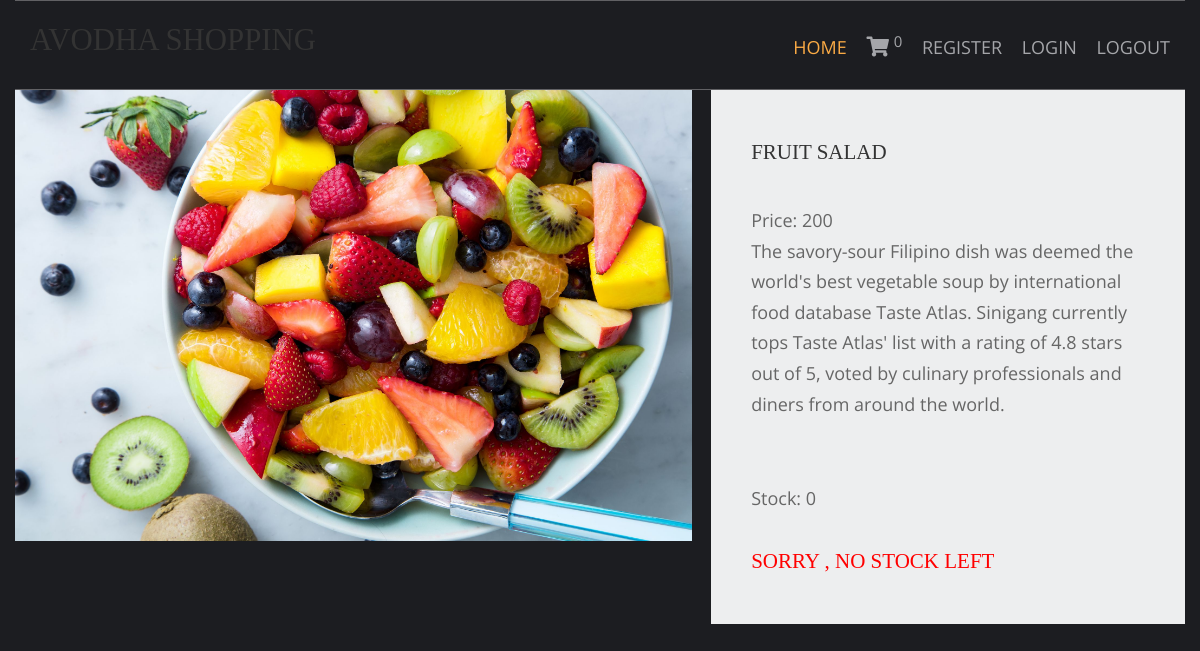
Screenshot of /fruit-recipes/fruit-salad with the database file from the repository.
### shop/models.py (models this page shows, shortened)
class products(models.Model):
    name = models.CharField(max_length=250, unique=True)
    slug = models.SlugField(max_length=250, unique=True)
    img = models.ImageField(upload_to='products')
    desc = models.TextField()
    stock = models.IntegerField()
    price = models.IntegerField()
    available = models.BooleanField()
    category = models.ForeignKey(categ,on_delete=models.CASCADE)
    class Meta:
        ordering = ('name',)
        verbose_name='product'
        verbose_name_plural='products'

### shop/views.py (the view)
# urls.py: path('<slug:c_slug>/<slug:products_slug>',views.prodDetails,name='details'),
def prodDetails(request,c_slug,products_slug):
    try:
        prod=products.objects.get(category__slug=c_slug,slug=products_slug)
    except exception as e:
        raise e
    return render(request,'item.html',{'pr':prod})

### cart/context_processor.py (called while the page is built)
def count(request):
    item_count=0
    if 'admin' in request.path:
        return{}
    else:
        try:
            ct=cartlist.objects.filter(cart_id=c_id(request))
            cti=items.objects.all().filter(cart=ct[:1])
            for c in cti:
                item_count+=c.quan
        except cartlist.DoesNotExists:
            item_count=0
        return dict(itc=item_count)

### cart/views.py (called while the page is built)
def c_id(request):
    ct_id = request.session.session_key
    if not ct_id:
        ct_id = request.session.create()
    return ct_id

### templates/item.html (shortened to what this page needs)
{% extends 'base.html' %}
{% load static %}
{% block content %}
<html lang="en">
<head>
    <link href="{% static 'pr/fontawesome/css/all.min.css' %}" rel="stylesheet" />
    <link href="{% static 'pr/css/templatemo-comparto.css' %}" rel="stylesheet" />
</head>
<body>
        <section class="tm-mb-1" id="about">
            <div class="tm-row tm-about-row">
                <div class="tm-section-1-l">
                    <img src="{{pr.img.url}}" alt="About image" class="tm-img-responsive">
                </div>
                <article class="tm-section-1-r tm-bg-color-8">
                    <h2 class="tm-mb-2 tm-title-color">{{pr.name}}</h2>
                    <p>Price: {{pr.price}} <br> {{pr.desc}}</p><br>
                    <p>Stock: {{pr.stock}}</p>
{% if pr.stock <= 0 %}
                    <h2 style="color:red">Sorry , no stock left</h2>
                    {% else %}
                    <a href="{% url 'addcart' pr.id %} " class="tm-btn tm-btn-1 tm-link-to-services">Add to Cart</a>
{% endif %}
                </article>
            </div>
        </section>
</body>
</html>
{% endblock %}

### templates/base.html (shortened to what this page needs)
{% load static %}
<html lang="">
<head>
<link href="{% static 'hm/layout/styles/layout.css' %}" rel="stylesheet" type="text/css" media="all">
</head>
<body id="top">
  <div class="wrapper row1">
    <header id="header" class="hoc clear">
      <div id="logo" class="fl_left">
        <h1><a href="/">AVODHA SHOPPING</a></h1>
      </div>
      <nav id="mainav" class="fl_right">
        <ul class="clear">
          <li class="active"><a href="/">Home</a></li>
          <li><a class="active" href="{% url 'cartDetails' %}"><i class="fa fa-shopping-cart" style="font-size:20px"></i>&nbsp;<sup style="font-size:15px">{{itc}}</sup></a></li>
          <li><a class="active" href="#">Register</a></li>
          <li><a class="active" href="#">Login</a></li>
          <li><a class="active" href="#">Logout</a></li>
                  </ul>
      </nav>
    </header>
  </div>
{% block content %}
{% endblock %}
</body>
</html>

### static/hm/layout/styles/layout.css (style rules this page uses)
.row1 { border:solid; border-width:1px 0; }
#header #logo { margin:22px 0 0 0; }
#header #logo h1 { margin:0; padding:0; font-size:2.2rem; text-transform:uppercase; }
*, *::before, *::after { transition:all .3s ease-in-out; }
nav ul, nav ol { margin:0; padding:0; list-style:none; }
#mainav, #breadcrumb, .sidebar nav { line-height:normal; }
#mainav ul { text-transform:uppercase; }
#mainav li { display:inline-block; position:relative; margin:0 15px 0 0; padding:0; }
#mainav li:last-child { margin-right:0; }
#mainav li a { display:block; padding:30px 0; }
body { color:#A5A6AA; background-color:#1C1D21; }
a { color:#FBAB45; }
.row1 { border-color:rgba(255,255,255,.3); }
#header #logo h1 a { color:inherit; }
#mainav li a { color:inherit; }
#mainav .active a, #mainav a:hover, #mainav li:hover > a { color:#FBAB45; background-color:inherit; }
@media screen and (min-width:1140px) { .hoc { max-width:1140px; } }

### static/pr/css/templatemo-comparto.css (style rules this page uses)
*, *::before, *::after { box-sizing: border-box; outline: none; }
ul, h1, h2, h3, h4, p, figure { padding: 0; margin: 0; }
body { font-family: 'Open Sans', Arial, sans-serif; font-size: 18px; overflow-x: hidden; padding-left: 15px; padding-right: 15px; margin: 0; }
h2 { font-size: 1.5rem; }
a { transition: all 0.3s ease; text-decoration: none; }
p { color: #666; line-height: 1.7; margin-bottom: 35px; }
h1, h2, h3, h4, h5, h6 { color: #333; }
.tm-mb-1 { margin-bottom: 20px; }
.tm-mb-2 { margin-bottom: 40px; }
.tm-bg-color-8 { background-color: #EDEEEF; }
.tm-img-responsive { max-width: 100%; height: auto; }
.tm-section-1-l { width: 57.85%; margin-right: 1.65%; }
.tm-section-1-r { padding: 50px 40px; width: 40.5%; }
.tm-row { display: flex; }
a { color: #666; }

### static/hm/layout/styles/framework.css (style rules this page uses)
html { overflow-y:scroll; overflow-x:hidden; }
html, body { margin:0; padding:0; font-size:14px; line-height:1.6em; }
*, *::before, *::after { box-sizing:border-box; }
.clear, .group { display:block; }
.clear::before, .clear::after, .group::before, .group::after { display:table; content:""; }
.clear, .clear::after, .group, .group::after { clear:both; }
a { outline:none; text-decoration:none; }
.fl_left, .imgl { float:left; }
.fl_right, .imgr { float:right; }
img { width:auto; max-width:100%; height:auto; margin:0; padding:0; border:none; line-height:normal; vertical-align:middle; }
body, input, textarea, select { font-family:Verdana, Geneva, sans-serif; }
h1, h2, h3, h4, h5, h6, .heading { font-family:Georgia, "Times New Roman", Times, serif; }
::placeholder { opacity:1; }
h1, h2, h3, h4, h5, h6, .heading { margin:0 0 20px 0; font-size:1.4rem; line-height:normal; font-weight:normal; text-transform:uppercase; }
.wrapper { display:block; position:relative; width:100%; margin:0; padding:0; text-align:left; word-wrap:break-word; }
.hoc { display:block; margin:0 auto; }
address, article, aside, figcaption, figure, footer, header, main, nav, section { display:block; margin:0; padding:0; }

### rows the page displays
products: img (picture), name "FRUIT SALAD", price "200", desc "The savory-sour Filipino dish was deemed the world's best vegetable soup by international food database Taste Atlas. Sinigang currently tops Taste Atlas' list with a rating of 4.8 stars out of 5, voted by culinary professionals and diners from around the world.", stock "0"

### other values shown
{{ itc }} "0"
